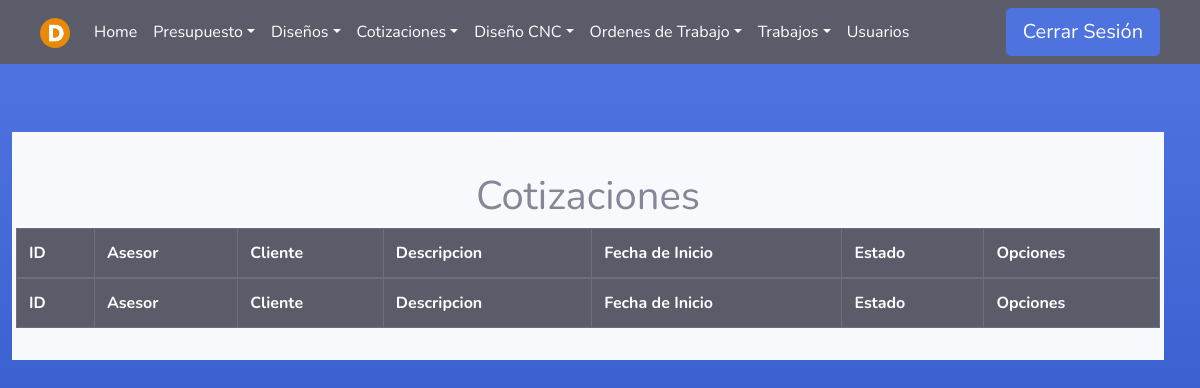
The page /Cotizaciones/ (signed in) on the database as committed earlier.
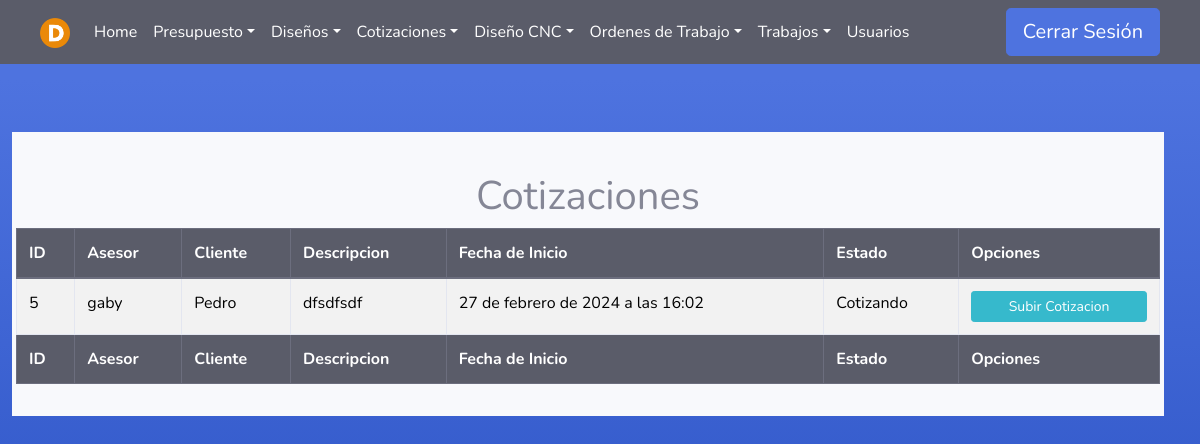
The same page on the database as committed later.
### Asesores/models.py (models this page shows)
class Presupuesto(models.Model):
    asesor = models.ForeignKey(User, on_delete=models.PROTECT, null=False, blank=False)
    fecha_inicio = models.DateTimeField(null=False, auto_now_add=True, blank=False)
    cliente = models.CharField(max_length=100, null=False, blank=False)
    descripcion = models.TextField(null=False, blank=False)
    estado=models.TextField(null=True, blank=True)
    fecha_fin = models.DateTimeField(null=True, blank=True)

### Cotizadores/views.py (the view)
# urls.py: path('', cotizador_views.cotDisponibles , name='Cotizaciones'),
@login_required(login_url='index')
def cotDisponibles(request):
    user = request.user
    if user.groups.filter(name='Cotizador').exists() or user.groups.filter(name='Administrador').exists() or user.is_superuser:
        presupuestos_cotizacion = Presupuesto.objects.filter(estado='Cotizando')
        presupuestos_con_diseños = []
        for presupuesto in presupuestos_cotizacion:
            diseño = Diseno.objects.filter(presupuesto=presupuesto, estado__exact='Cotizando').first()
            presupuestos_con_diseños.append({'presupuesto': presupuesto, 'diseño': diseño})
        return render(request, 'Cotizador/listado.html', {'pres': presupuestos_con_diseños})
    else:
        error = "No tienes permiso para acceder a esta página."
        return render(request, '404.html', {'error': error})

### Templates/Cotizador/listado.html (shortened to what this page needs)
{% extends 'tables.html' %}
{% block botones%}
<div class="text-center">
    <br>
    <h1>Cotizaciones</h1>
</div>
{% endblock %}
{% load static %}
{% block head %}
<th>ID</th>
{% if user.is_superuser or user.groups.all.0.name == "Administrador" %}
<th>Asesor</th>
{% endif %}
<th>Cliente</th>
<th>Descripcion</th>
<th>Fecha de Inicio</th>
<th>Estado</th>
<th>Opciones</th>
{% endblock %}
{% block tbody %}
{% for p in pres %}
<tr>
    <td>{{ p.presupuesto.id }}</td>
    {% if user.is_superuser or user.groups.all.0.name == "Administrador" %}
    {% if p.presupuesto.asesor.first_name and p.presupuesto.asesor.last_name %}
    <td>{{ p.presupuesto.asesor.first_name}} {{ p.presupuesto.asesor.last_name}}</td>
    {% else %}
    <td>{{ p.presupuesto.asesor.username}}</td>
    {% endif %}
    {% endif %}
    <td>{{ p.presupuesto.cliente }}</td>
    <td>{{ p.presupuesto.descripcion }}</td>
    <td>{{ p.presupuesto.fecha_inicio }}</td>
    <td>{{ p.presupuesto.estado }}</td>
    <td>
        <div>
            <a class="btn btn-info btn-sm btn-block" href="/Cotizaciones/Informacion/{{ p.presupuesto.id}}/">Subir Cotizacion</a>
        </div>
    </td>
</tr>
{% endfor %}
{% endblock %}
{% block footer %}
<th>ID</th>
{% if user.is_superuser or user.groups.all.0.name == "Administrador" %}
<th>Asesor</th>
{% endif %}
<th>Cliente</th>
<th>Descripcion</th>
<th>Fecha de Inicio</th>
<th>Estado</th>
<th>Opciones</th>
{% endblock %}

Rows that differ between the two databases and show on the page:
added Presupuesto: presupuesto.id "5", presupuesto.asesor.username "gaby", presupuesto.cliente "Pedro", presupuesto.descripcion "dfsdfsdf", presupuesto.fecha_inicio "27 de febrero de 2024 a las 16:02", presupuesto.estado "Cotizando"
